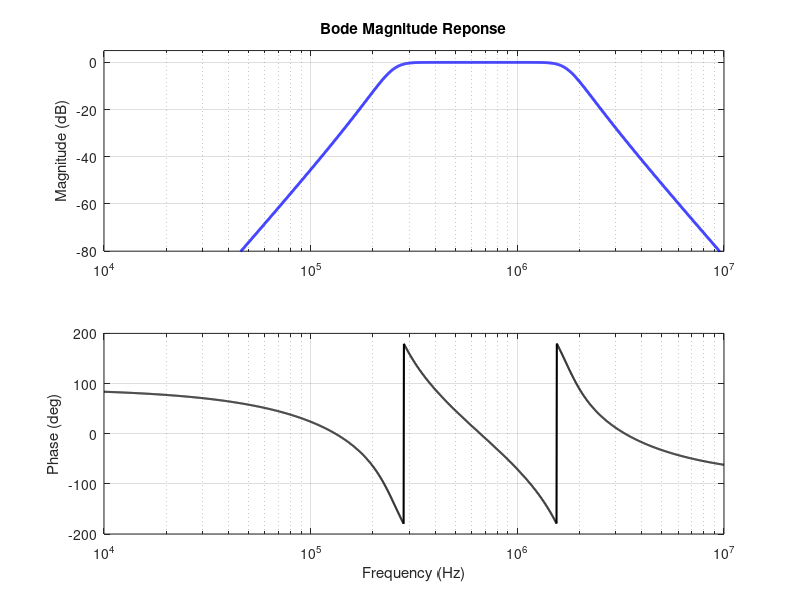

Write the MATLAB code that produced this figure.
clc; clear; close all;
% 1. Filter Specifications
n     = 5;              % Filter order (prototype)
f_c1  = 250e3;          % Lower cutoff frequency (Hz)
beta  = 1.5e6;          % Bandwidth (Hz)
K     = 1;              % Passband Gain
% Calculate upper cutoff and center frequencies
f_c2     = f_c1 + beta;         % Upper cutoff
f_center = sqrt(f_c1 * f_c2);   % Geometric center frequency
% Convert frequencies to rad/s for analog design
w_band = 2*pi*[f_c1, f_c2];
% 2. Design Butterworth Bandpass Filter
% Note: An n-th order BPF results in a 2*n order transfer function
[num, den] = butter(n, w_band, 's');   
H_bpf = tf(K * num, den);
% 3. Frequency Response Calculation
f = logspace(4, 7, 2000); % 10 kHz to 10 MHz
w = 2*pi*f;
H_resp = squeeze(freqresp(H_bpf, w));
% 4. a. Display Results
fprintf('--- Filter Analysis Results ---\n');
fprintf('Lower Cutoff (fc1):      %8.2f kHz\n', f_c1/1e3);
fprintf('Upper Cutoff (fc2):      %8.2f kHz\n', f_c2/1e3);
fprintf('Bandwidth (beta):        %8.2f kHz\n', beta/1e3);
fprintf('Center Frequency (fo):   %8.2f kHz\n', f_center/1e3);
fprintf('\nTransfer Function:\n');
H_bpf
% 5. b. Plotting the Bode Plot
figure('Color', 'w', 'Position', [100, 100, 800, 600]);
% Magnitude Response
subplot(2,1,1);
semilogx(f, 20*log10(abs(H_resp)), 'b', 'LineWidth', 2);
grid on; hold on;
ylabel('Magnitude (dB)');
title(['Bode Magnitude Reponse']);
xlim([1e4 1e7]); ylim([-80 5]);
% Phase Response
subplot(2,1,2);
semilogx(f, angle(H_resp)*180/pi, 'k', 'LineWidth', 1.5);
grid on;
ylabel('Phase (deg)');
xlabel('Frequency (Hz)');
xlim([1e4 1e7]);
